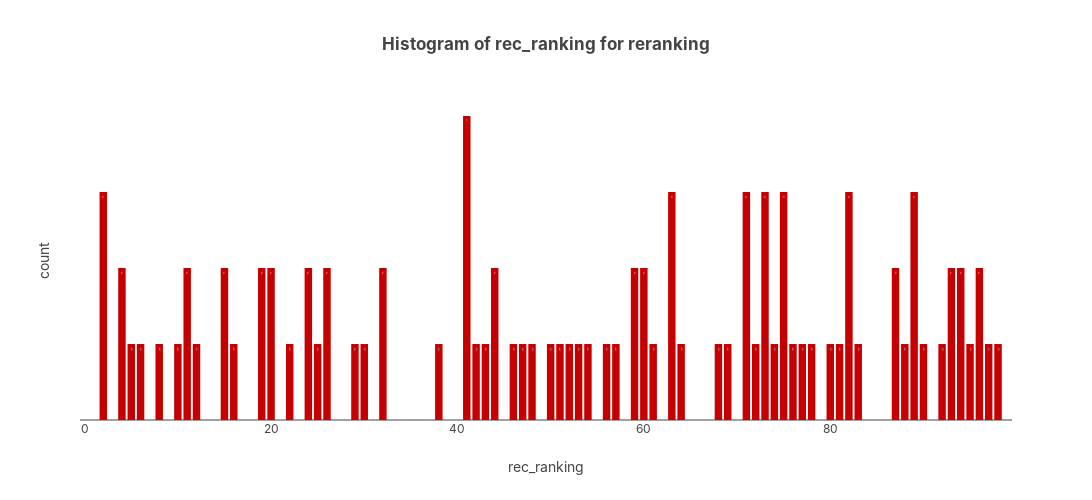

The notebook cell this image was saved under:
### Code cell
_df = reranking_recs_target.loc[lambda df: df['rating_rank'].eq(1) & df['rec_ranking'].lt(101)]
plot_rec_ranking_histogram(_df, 'reranking')

### Figure 1 — Plotly figure (JSON) as saved in the notebook; plotly's stock layout.template omitted (floating-point values rounded to 4 significant figures)
{"data": [{"alignmentgroup": "True", "hovertemplate": "rec_ranking=%{x}<br>count=%{y}<extra></extra>", "legendgroup": "", "marker": {"color": "#c60000", "pattern": {"shape": ""}}, "name": "", "offsetgroup": "", "orientation": "v", "showlegend": false, "textposition": "auto", "texttemplate": "%{y}", "type": "bar", "x": [0, 1, 2, 3, 4, 5, 6, 7, 8, 9, 10, 11, 12, 13, 14, 15, 16, 17, 18, 19, 20, 21, 22, 23, 24, 25, 26, 27, 28, 29, 30, 31, 32, 33, 34, 35, 36, 37, 38, 39, 40, 41, 42, 43, 44, 45, 46, 47, 48, 49, 50, 51, 52, 53, 54, 55, 56, 57, 58, 59, 60, 61, 62, 63, 64, 65, 66, 67, 68, 69, 70, 71, 72, 73, 74, 75, 76, 77, 78, 79, 80, 81, 82, 83, 84, 85, 86, 87, 88, 89, 90, 91, 92, 93, 94, 95, 96, 97, 98, 99], "xaxis": "x", "y": [0, 0, 3, 0, 2, 1, 1, 0, 1, 0, 1, 2, 1, 0, 0, 2, 1, 0, 0, 2, 2, 0, 1, 0, 2, 1, 2, 0, 0, 1, 1, 0, 2, 0, 0, 0, 0, 0, 1, 0, 0, 4, 1, 1, 2, 0, 1, 1, 1, 0, 1, 1, 1, 1, 1, 0, 1, 1, 0, 2, 2, 1, 0, 3, 1, 0, 0, 0, 1, 1, 0, 3, 1, 3, 1, 3, 1, 1, 1, 0, 1, 1, 3, 1, 0, 0, 0, 2, 1, 3, 1, 0, 1, 2, 2, 1, 2, 1, 1, 0], "yaxis": "y"}], "layout": {"barmode": "relative", "height": 500, "legend": {"tracegroupgap": 0}, "title": {"text": "Histogram of rec_ranking for reranking"}, "width": 1300, "xaxis": {"anchor": "y", "autorange": true, "domain": [0, 1], "range": [-0.5, 99.5], "title": {"text": "rec_ranking"}, "type": "linear"}, "yaxis": {"anchor": "x", "autorange": true, "domain": [0, 1], "range": [0, 4.211], "title": {"text": "count"}, "type": "linear"}}}
